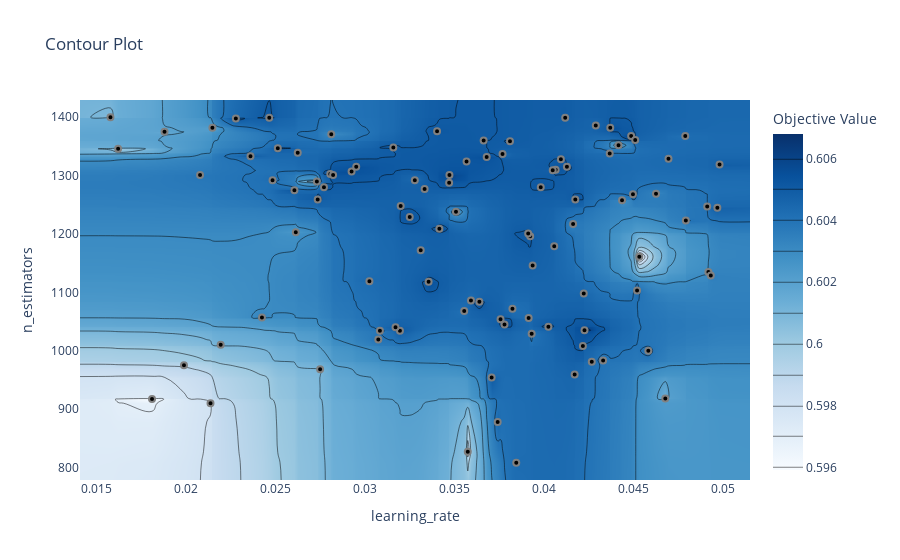

The cell this chart's notebook holds for it:
### Code cell
plot_contour(study, params=['n_estimators', 'learning_rate'])
